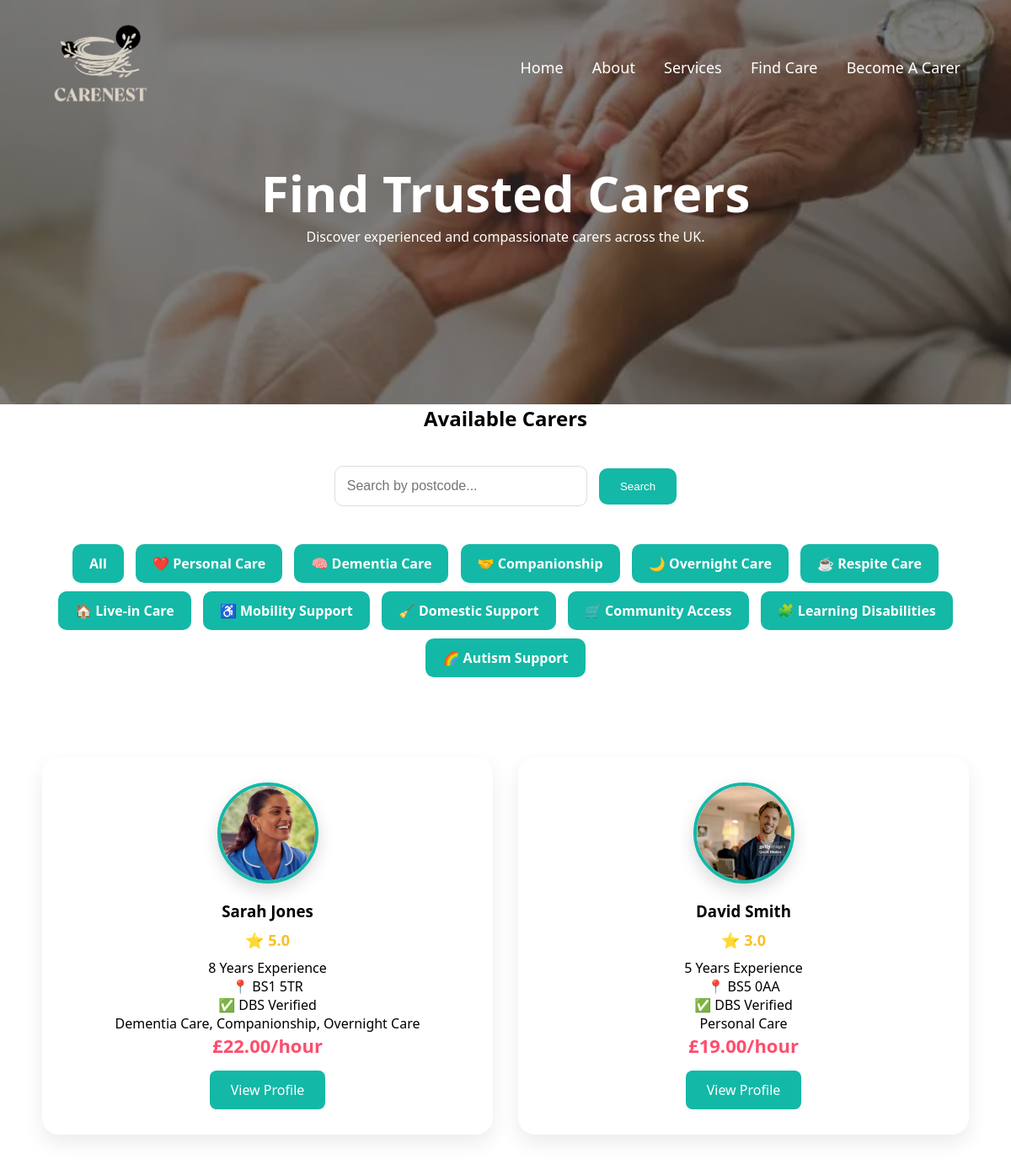
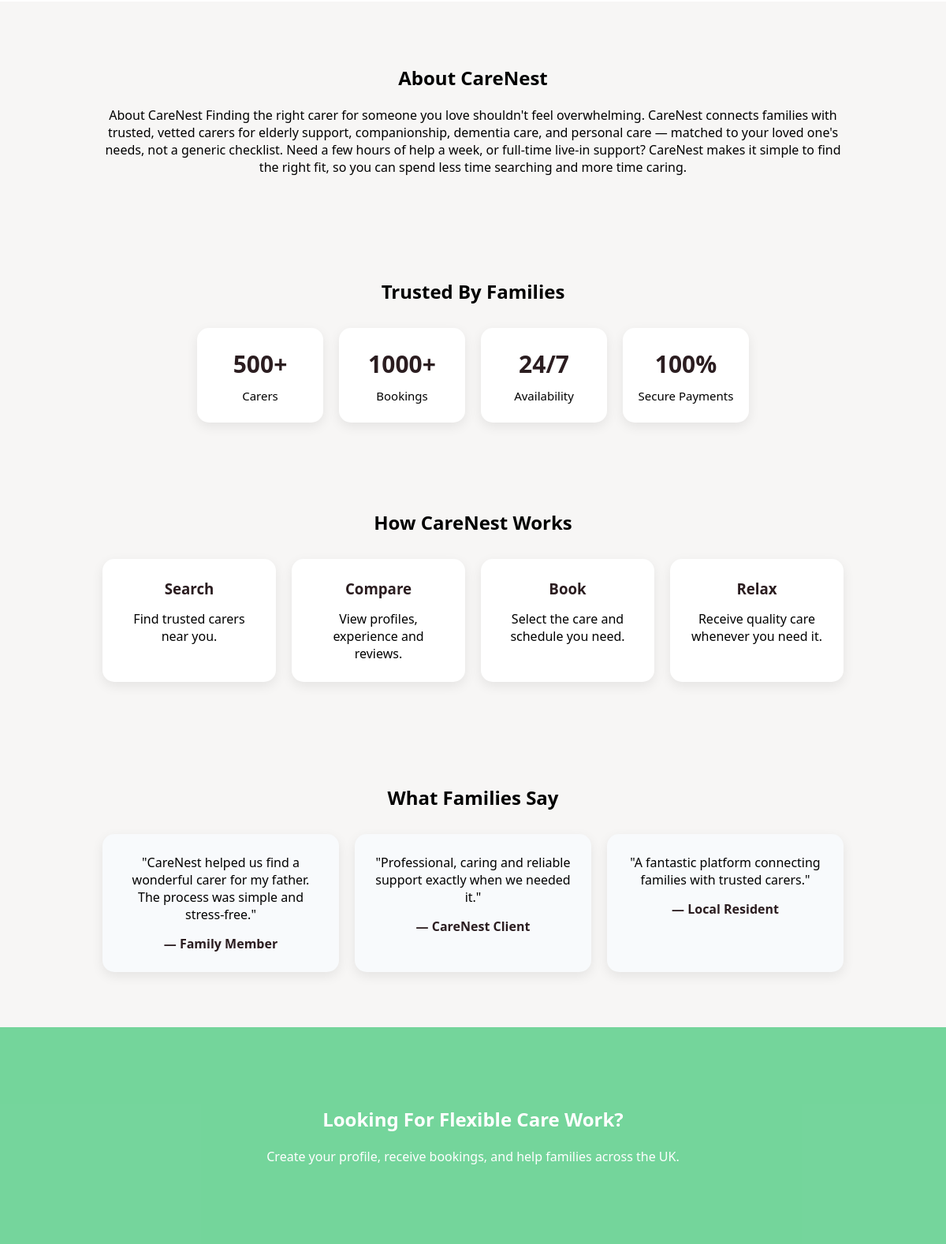
The app's page /carers/ with its own data (2 pictures, top to bottom).
### carers/models.py (models this page shows, shortened)
class Carer(models.Model):
    user = models.OneToOneField(
        User,
        on_delete=models.CASCADE,
        null=True,
        blank=True,
        related_name='carer_profile'
    )
    GENDER_CHOICES = (
        ('male', 'Male'),
        ('female', 'Female'),
    )
    CARE_TYPES = (
        ('Personal Care', 'Personal Care'),
        ('Dementia Care', 'Dementia Care'),
        ('Companionship', 'Companionship'),
        ('Overnight Care', 'Overnight Care'),
        ('Respite Care', 'Respite Care'),
        ('Learning Disabilities Support', 'Learning Disabilities Support'),
        ('Autism Support', 'Autism Support'),
        ('Live-in Care', 'Live-in Care'),
        ('Mobility Support', 'Mobility Support'),
        ('Domestic Support', 'Domestic Support'),
        ('Shopping & Community Access', 'Shopping & Community Access'),
    )
    care_type = models.CharField(
        max_length=50,
        choices=CARE_TYPES,
        default='Personal Care'
    )
    services_offered = models.JSONField(
        default=list,
        blank=True
    )
    full_name = models.CharField(max_length=100)
    email = models.EmailField(
        blank=True
    )
    photo = models.ImageField(
        upload_to='carers/',
        blank=True,
        null=True
    )
    gender = models.CharField(
        max_length=10,
        choices=GENDER_CHOICES,
        default='female'
    )
    postcode = models.CharField(max_length=20)
    experience_years = models.PositiveIntegerField()
    hourly_rate = models.DecimalField(
        max_digits=8,
        decimal_places=2
    )
    phone_number = models.CharField(
        max_length=20,
        blank=True
    )
    address = models.TextField(
        blank=True
    )
    bio = models.TextField()
    dbs_verified = models.BooleanField(
        default=False
    )
    @property
    def average_rating(self):
        reviews = self.reviews.all()
        if not reviews:
            return 0
        total = sum(review.rating for review in reviews)
        return round(total / len(reviews), 1)

### reviews/models.py (models this page shows, shortened)
class Review(models.Model):
    carer = models.ForeignKey(
        Carer,
        on_delete=models.CASCADE,
        related_name='reviews'
    )
    reviewer_name = models.CharField(
        max_length=100
    )
    rating = models.IntegerField()
    comment = models.TextField()
    created_at = models.DateTimeField(
        auto_now_add=True
    )

### carers/views.py (the view)
# urls.py: path('carers/', carer_list, name='carer_list'),
def carer_list(request):
    carers = Carer.objects.all()
    postcode = request.GET.get('q')
    care_type = request.GET.get('care_type')
    if postcode:
        carers = carers.filter(
            postcode__icontains=postcode
        )
    if care_type:
        carers = carers.filter(
            care_type=care_type
        )
    return render(
        request,
        'carers/carer_list.html',
        {
            'carers': carers
        }
    )

### carers/templates/carers/carer_list.html (shortened to what this page needs)
{% load static %}
<!DOCTYPE html>
<html>
<head>
</head>
<body>
    <section class="hero">
    <div class="hero-content">
        <h1>Find Trusted Carers</h1>
        <p>
            Discover experienced and compassionate carers
            across the UK.
        </p>
    </div>
</section>
<h2 style="text-align:center;">
    Available Carers
</h2>
<div class="search-container">
    <form method="GET">
        <input
            type="text"
            name="q"
            placeholder="Search by postcode..."
        >
        <button type="submit">
            Search
        </button>
    </form>
</div>
<div class="filter-buttons">
<a href="/">All</a>
<a href="/carers/?care_type=Personal%20Care">
    ❤️ Personal Care
</a>
<a href="/carers/?care_type=Dementia%20Care">
    🧠 Dementia Care
</a>
<a href="/carers/?care_type=Companionship">
    🤝 Companionship
</a>
<a href="/carers/?care_type=Overnight%20Care">
    🌙 Overnight Care
</a>
<a href="/carers/?care_type=Respite%20Care">
    ☕ Respite Care
</a>
<a href="/carers/?care_type=Live-in%20Care">
    🏠 Live-in Care
</a>
<a href="/carers/?care_type=Mobility%20Support">
    ♿ Mobility Support
</a>
<a href="/carers/?care_type=Domestic%20Support">
    🧹 Domestic Support
</a>
<a href="/carers/?care_type=Shopping%20%26%20Community%20Access">
    🛒 Community Access
</a>
<a href="/carers/?care_type=Learning%20Disabilities%20Support">
    🧩 Learning Disabilities
</a>
<a href="/carers/?care_type=Autism%20Support">
    🌈 Autism Support
</a>
</div>
<div class="carers-grid">
{% for carer in carers %}
    <div class="carer-card">
   <div class="profile-photo">
    {% if carer.photo %}
        <img src="{{ carer.photo.url }}" alt="{{ carer.full_name }}">
    {% endif %}
</div>
    <h3>{{ carer.full_name }}</h3>
    <p class="rating">
    ⭐ {{ carer.average_rating }}
</p>
    <p>{{ carer.experience_years }} Years Experience</p>
    <p>📍 {{ carer.postcode }}</p>
        <p>✅ DBS Verified</p>
        {% if carer.services_offered %}
                <p>
                    {{ carer.services_offered|join:", " }}
                </p>
            {% else %}
                <p>{{ carer.care_type }}</p>
        {% endif %}
        <p class="price">
            £{{ carer.hourly_rate }}/hour
        </p>
       <a href="/carer/{{ carer.id }}/" class="view-btn">
    View Profile
</a>
    </div>
{% endfor %}
</div>
  <nav class="navbar">
    <div class="logo">
           <img src="{% static 'images/logo.png' %}" alt="CareNest Logo">
    </div>
    <div class="nav-links">
        <a href="/">Home</a>
        <a href="#about">About</a>
        <a href="#services">Services</a>
        <a href="/carers/">Find Care</a>
        <a href="/join/">Become A Carer</a>
    </div>
</nav>
<section class="about" id="about">
    <h2>About CareNest</h2>
    <p>
        About CareNest
        Finding the right carer for someone you love shouldn't feel overwhelming.
        CareNest connects families with trusted, vetted carers for elderly support,
        companionship, dementia care, and personal care — matched
        to your loved one's needs,
        not a generic checklist.
        Need a few hours of help a week, or full-time live-in support?
        CareNest makes it simple to find the right fit,
        so you can spend less time searching and more time caring.
    </p>
</section>
<section class="stats">
    <h2>Trusted By Families</h2>
    <div class="stats-grid">
        <div class="stat-box">
            <h3>500+</h3>
            <p>Carers</p>
        </div>
        <div class="stat-box">
            <h3>1000+</h3>
            <p>Bookings</p>
        </div>
        <div class="stat-box">
            <h3>24/7</h3>
            <p>Availability</p>
        </div>
        <div class="stat-box">
            <h3>100%</h3>
            <p>Secure Payments</p>
        </div>
    </div>
</section>
<section class="how-it-works">
    <h2>How CareNest Works</h2>
    <div class="steps">
        <div class="step">
            <h3>Search</h3>
            <p>Find trusted carers near you.</p>
        </div>
        <div class="step">
            <h3>Compare</h3>
            <p>View profiles, experience and reviews.</p>
        </div>
        <div class="step">
            <h3>Book</h3>
            <p>Select the care and schedule you need.</p>
        </div>
        <div class="step">
            <h3>Relax</h3>
            <p>Receive quality care whenever you need it.</p>
        </div>
    </div>
</section>
<section class="testimonials">
    <h2>What Families Say</h2>
    <div class="testimonial-grid">
        <div class="testimonial">
            <p>
                "CareNest helped us find a wonderful carer for my father.
                The process was simple and stress-free."
            </p>
            <h4>— Family Member</h4>
        </div>
        <div class="testimonial">
            <p>
                "Professional, caring and reliable support exactly when we
                needed it."
            </p>
            <h4>— CareNest Client</h4>
        </div>
        <div class="testimonial">
            <p>
                "A fantastic platform connecting families with trusted carers."
            </p>
            <h4>— Local Resident</h4>
        </div>
    </div>
</section>
<section class="join">
    <h2>Looking For Flexible Care Work?</h2>
    <p style="margin-top:20px;">
        Create your profile,
        receive bookings,
        and help families across the UK.
    </p>
</section>
</body>
</html>

### records on screen
Carer: photo (picture), full_name "Sarah Jones", average_rating "5.0", experience_years "8", postcode "BS1 5TR", services_offered "Dementia Care, Companionship, Overnight Care", hourly_rate "22.00"
Carer: photo (picture), full_name "David Smith", average_rating "3.0", experience_years "5", postcode "BS5 0AA", care_type "Personal Care", hourly_rate "19.00"
